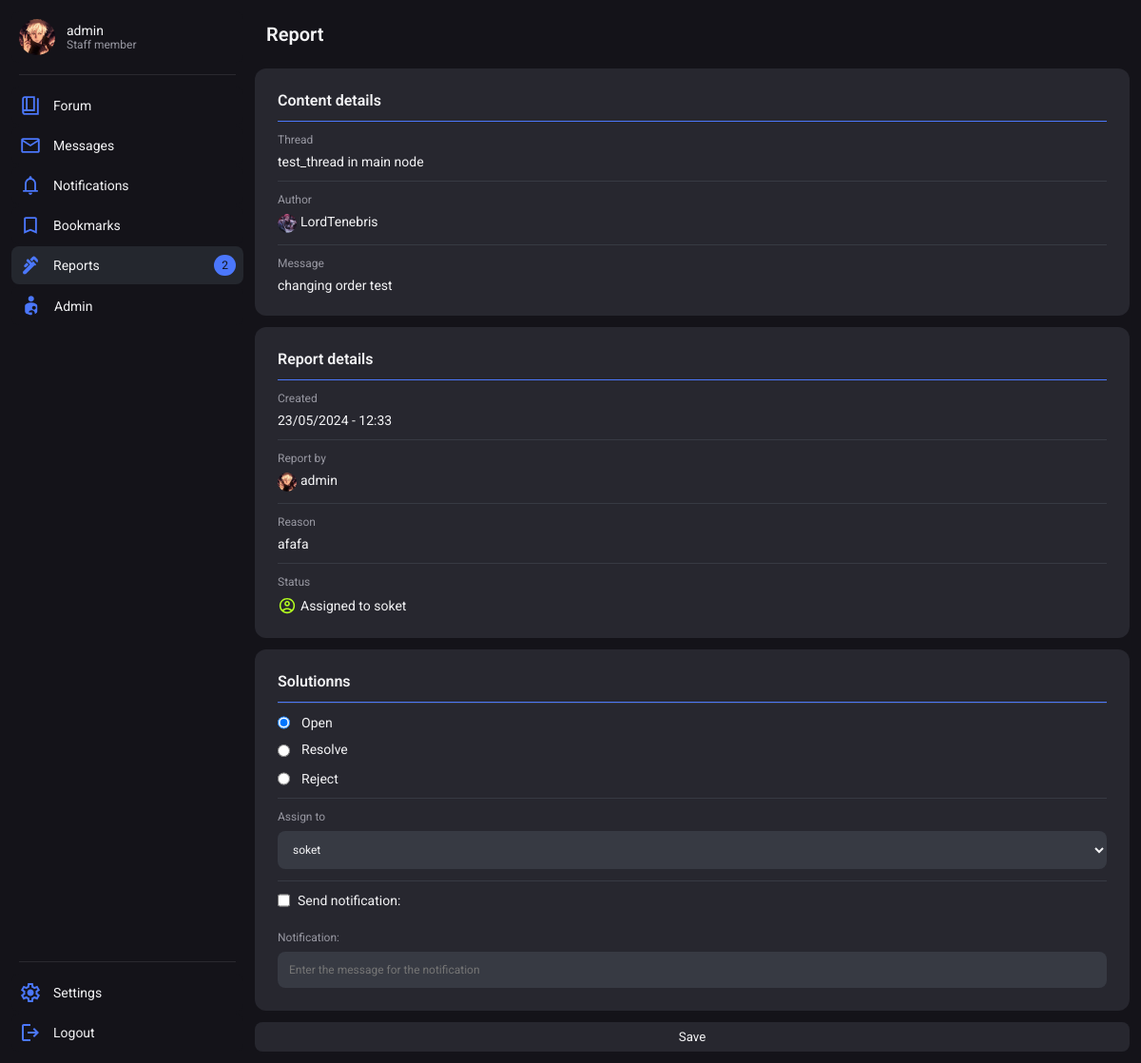
The page /moderation/12/ (signed in) on the database its author committed.
### users/models.py (models this page shows, shortened)
class Profile(models.Model):
    user = models.OneToOneField(User, on_delete=models.CASCADE)
    title = models.CharField(max_length=100, null=True, blank=True, default="Member")
    info = models.CharField(max_length=200, null=True, blank=True)
    profile_picture = models.CharField(max_length=225, null=True, blank=True, default="default.svg")
    warnings = models.SmallIntegerField(default=0)
    active_notifications = models.IntegerField(default=0)
    is_banned = models.BooleanField(default=False)
    banned_by = models.ForeignKey(User, related_name='banned_by', null=True, blank=True, on_delete=models.SET_NULL)
    ban_reason = models.TextField(null=True, blank=True)
    ban_time = models.DateTimeField(null=True, blank=True)

### moderation/models.py (models this page shows, shortened)
class Report(models.Model):
    content = models.ForeignKey(Message, on_delete=models.SET_NULL, null=True, blank=True)
    user = models.ForeignKey(User, on_delete=models.SET_NULL, null=True, blank=True)
    reason = models.TextField()
    is_closed = models.BooleanField(default=False)
    is_resolved = models.BooleanField(default=False)
    is_rejected = models.BooleanField(default=False)
    assigned_to = models.ForeignKey(User, related_name="assigned_to", on_delete=models.SET_NULL, null=True, blank=True, default=None)
    closed_by = models.ForeignKey(User, related_name="closed_by", on_delete=models.SET_NULL, null=True, blank=True, default=None)
    is_notified = models.BooleanField(default=False)
    notification = models.CharField(max_length=250, blank=True, null=True)
    time_changed = models.DateTimeField(null=True, blank=True)
    time_created = models.DateTimeField(default=datetime.now())

### forum/models.py (models this page shows, shortened)
class Message(models.Model):
    thread = models.ForeignKey(Thread, on_delete=models.CASCADE)
    user = models.ForeignKey(User, on_delete=models.CASCADE)
    message = models.TextField()
    is_start = models.BooleanField(default=False)
    upvotes = models.PositiveIntegerField(null=True, blank=True, default=0)
    downvotes = models.PositiveIntegerField(null=True, blank=True, default=0)
    is_solution = models.BooleanField(default=False)
    is_visible = models.BooleanField(default=True)
    deleted_by = models.ForeignKey(User, on_delete=models.SET_NULL, blank=True, null=True, related_name="deleted_by")
    invis_reason = models.TextField(blank=True, null=True)
    time_created = models.DateTimeField(default=datetime.now())
    time_changed = models.DateTimeField(null=True, blank=True)
    changer = models.ForeignKey(User, on_delete=models.SET_NULL, null=True, blank=True, related_name="changer")

class Thread(models.Model):
    user = models.ForeignKey(User, on_delete=models.SET_NULL, null=True)
    title = models.CharField(max_length=225)
    slug = models.SlugField(max_length=225, blank=True, null=True)
    node = models.ForeignKey(Node, on_delete=models.CASCADE)
    is_closed = models.BooleanField(default=False)
    is_visible = models.BooleanField(default=True)
    is_pinned = models.BooleanField(default=False)
    msg_amount = models.IntegerField(blank=True, null=True, default=1)
    invis_reason = models.TextField(blank=True, null=True)
    deleted_by = models.ForeignKey(User, on_delete=models.SET_NULL, null=True, blank=True, related_name="thread_deleted_by")
    time_created = models.DateTimeField(default=datetime.now())
    time_changed = models.DateTimeField(null=True, blank=True)

### moderation/views.py (the view, shortened to what this page needs)
# urls.py: path('<int:id>/', report_details, name="report_details")
@permission_required('moderation.view_report', raise_exception=False)
def report_details(request, id):
    try:
        report = Report.objects.get(id=id)
        desired_permissions = Permission.objects.filter(codename='change_report')
        users_with_permissions = User.objects.filter(
            Q(user_permissions__in=desired_permissions) |
            Q(groups__permissions__in=desired_permissions) |
            Q(is_staff=True)
        ).distinct()
    except:
        return render(request, 'error.html')
    context = {
        "report":report,
        "moderators": users_with_permissions
        }
    return render(request, 'report_details.html', context)

### moderation/templates/report_details.html (shortened to what this page needs)
{% extends 'base.html' %}
{% block style %}
    {% load static %}
    <link rel="stylesheet" href="{% static 'moderation.css' %}">
    <link rel="stylesheet" href="{% static 'forum.css' %}">
{% endblock %}
{% block header %}
    <header>
        <h2 class="title">Report</h2>
    </header>
{% endblock %}
{% block content %}
    <div class="container" style="gap: 12px;">
        <div class="card">
            <div class="wrapper cardHeader">
                <h2 class="cardTitle">Content details</h2>
            </div>
            <div class="cardLine"></div>
            <div class="container cardSection">
                <p class="meta">Thread</p>
                <a class="text" href="{% url 'thread' report.content.thread.node.slug report.content.thread.slug report.content.thread.id %}">{{ report.content.thread.title }}</a>
            </div>
            <div class="cardLine"></div>
            <div class="container cardSection">
                <p class="meta">Author</p>
                <a class="themeCardProfileCon wrapper" href="{% url 'profile_view' report.content.user.id %}">
                    <img src="{{media_url}}{{ report.content.user.profile.profile_picture }}" alt="" class="themeCardSectionProfilePicture">
                    {% if report.content.user.profile.is_banned and perms.users.view_profile %}
                        <p class="text"><del>{{ report.content.user.username }}</del></p>
                    {% else %}
                        <p class="text">{{ report.content.user.username }}</p>
                    {% endif %}
                </a>
            </div>
            <div class="cardLine"></div>
            <div class="container cardSection">
                <p class="meta">Message</p>
                <a class="text" href="{% url 'thread' report.content.thread.node.slug report.content.thread.slug report.content.thread.id %}#{{report.content.id}}">{{ report.content.message }}</a>
            </div>
        </div>
        <div class="card">
            <div class="wrapper cardHeader">
                <h2 class="cardTitle">Report details</h2>
            </div>
            <div class="cardLine"></div>
            <div class="container cardSection">
                <p class="meta">Created</p>
                <p class="text">{{ report.time_created|date:"d/m/Y - H:i" }}</p>
            </div>
            <div class="cardLine"></div>
            <div class="container cardSection">
                <p class="meta">Report by</p>
                <a class="themeCardProfileCon wrapper" href="{% url 'profile_view' report.user.id %}">
                    <img src="{{media_url}}{{report.user.profile.profile_picture}}" alt="" class="themeCardSectionProfilePicture">
                    {% if perms.users.view_profile and report.user.profile.is_banned %}
                        <p class="text"><del>{{ report.user }}</del></p>
                    {% else %}
                        <p class="text">{{ report.user }}</p>
                    {% endif %}
                </a>
            </div>
            <div class="cardLine"></div>
            <div class="container cardSection">
                <p class="meta">Reason</p>
                <p class="text">{{ report.reason }}</p>
            </div>
            <div class="cardLine"></div>
            <div class="container cardSection">
                <p class="meta">Status</p>
                <div class="themeCardProfileCon wrapper">
                    {% if report.is_closed %}
                    <img src="{{media_url}}{{report.closed_by.profile.profile_picture}}" alt="" class="themeCardSectionProfilePicture">
                    <p class="text">
                        {% if report.is_resolved %}
                            resolved
                                {% if perms.users.view_profile and report.closed_by.profile.is_banned %}
                                    (<a class="text" href="{% url 'profile_view' report.closed_by.id %}"><del>{{ report.closed_by.username }}</del></a>)
                                {% else %}
                                    (<a class="text" href="{% url 'profile_view' report.closed_by.id %}">{{ report.closed_by.username }}</a>)
                                {% endif %}
                        {% else %}
                            rejected
                                {% if perms.users.view_profile and report.closed_by.profile.is_banned %}
                                    (<a class="text" href="{% url 'profile_view' report.closed_by.id %}"><del>{{ report.closed_by.username }}</del></a>)
                                {% else %}
                                    (<a class="text" href="{% url 'profile_view' report.closed_by.id %}">{{ report.closed_by.username }}</a>)
                                {% endif %}
                        {% endif %}
                    </p>
                </div>
                {% else %}
                {% if report.assigned_to %}
                <a class="themeCardProfileCon wrapper" style="align-items: center;" href="{% url 'profile_view' report.assigned_to.id %}">
                    <img src="{{media_url}}{{report.assigned_to.profile.profile_picture}}" alt="" class="themeCardSectionProfilePicture">
                    {% if perms.users.view_profile and report.assigned_to.profile.is_banned %}
                        <p class="text">Assigned to <del>{{ report.assigned_to.username }}</del></p>
                    {% else %}
                        <p class="text" >Assigned to {{ report.assigned_to.username }}</p>
                    {% endif %}
                </a>
                {% else %}
                    <p class="text">
                        Opened
                    </p>
                {% endif %}
                {% endif %}
            </div>
        </div>
    </div>
    {% if not report.is_closed %}
        <form class="container" action="{% url 'report_details' report.id %}" method="post" style="gap: 12px;">
            <div class="container reportDetailsForm">
                <div class="cardHeader">
                    <h2 class="cardTitle">Solutionns</h2>
                </div>
                <div class="cardLine"></div>
                <div class="cardLine"></div>
                <div class="container cardSection" style="gap: 12px;">
                    <div class="wrapper" style="gap: 12px;">
                        <input type="radio" name="status" id="open" value="open" checked>
                        <label class="text" for="open">Open</label>
                    </div>
                    <div class="wrapper" style="gap: 12px;">
                        <input type="radio" name="status" id="resolve" value="resolve">
                        <label class="text" for="resolve">Resolve</label> <br>
                    </div>
                    <div class="wrapper" style="gap: 12px;">
                        <input type="radio" name="status" id="reject" value="reject">
                        <label class="text" for="reject">Reject</label>
                    </div>
                </div>
                <div class="cardLine"></div>
                <div class="container cardSection">
                    <label class="meta" for="">Assign to</label>
                    <select class="moderationSelect" name="assigned_to" id="">
                        {% for moderator in moderators %}
                            {% if report.assigned_to and report.assigned_to == moderator %}
                                <option value="{{ moderator.username }}" selected>{{ moderator.username }}</option>
                            {% else %}
                                <option value="{{ moderator.username }}">{{ moderator.username }}</option>
                            {% endif %}
                        {% endfor %}
                    </select>
                </div>
                <div class="cardLine"></div>
                <div class="wrapper cardSection">
                    <input type="checkbox" name="is_notified" id="is_notified">
                    <label class="text" for="is_notified">Send notification:</label>
                </div>
                <div class="container cardSection">
                    <label class="meta" for="notification">Notification:</label>
                    <input class="moderationInput" type="text" name="notification" id="notification" placeholder="Enter the message for the notification" readonly>
                </div>
            </div>
            <button class="largeBtn" type="submit">Save</button>
        </form>
    {% endif %}
{% endblock %}

### base/templates/base.html (shortened to what this page needs)
<!DOCTYPE html>
<html lang="en">
<head>
    {% load static %}
    <link rel="stylesheet" href="{% static 'themes/theme_' %}{{request.user.preference.color_theme}}.css">
    <link rel="stylesheet" href="{% static 'style.css' %}">
    {% block style %}{% endblock %}
</head>
<body>
    <nav>
        {% if request.user.is_authenticated %}
            <div class="container navBtnContainer" id="navConProfile">
                <a class="wrapper navBtn" href="{% url 'profile_view' request.user.id %}">
                    {%  if avatar_path %}
                        <img class="navBtnAvatar" src="{{ avatar_path }}" alt="">
                    {% else %}
                        <img src="{% static 'assets/missing_avatar.svg' %}" alt="">
                    {% endif %}
                    <div class="container">
                        <span class="text">{{ request.user.username }}</span>
                        <span class="meta">{{request.user.profile.title}}</span>
                    </div>
                </a>
            </div>
            <div class="navLine"></div>
            <div class="container navBtnContainer" id="navConMain">
                <a class="wrapper navBtn {% if current_tab == 'forum' %}focus{% endif %}" href="{% url 'forum_main' %}">
                    <span class="text">Forum</span>
                </a>
                <a class="wrapper navBtn space {% if current_tab == 'message' %}focus{% endif %}" href="{% url 'messages_main' %}">
                    <div class="wrapper navBtnMainContainer">
                        <span class="text">Messages</span>
                    </div>
                </a>
                <a class="wrapper navBtn space {% if current_tab == 'notifications' %}focus{% endif %}" href="{% url 'notifications' %}">
                    <div class="wrapper navBtnMainContainer">
                        <span class="text">Notifications</span>
                    </div>
                </a>
                <a class="wrapper navBtn {% if current_tab == 'bookmarks' %}focus{% endif %}" href="{% url 'bookmarks_main' %}">
                    <span class="text">Bookmarks</span>
                </a>
                {% if perms.moderation.view_reports %}
                <a class="wrapper navBtn space {% if current_tab == 'moderation' %}focus{% endif %}" href="{% url 'moderation_main' %}">
                    <div class="wrapper navBtnMainContainer">
                        <span class="text">Reports</span>
                    </div>
                    {% if reports_amount > 0 %}
                        {% if assigned_reports > 0 %}
                            <p class="navNotificationBadge">{{assigned_reports}}/{{reports_amount}}</p>
                        {% else %}
                            <p class="navNotificationBadge">{{reports_amount}}</p>
                        {% endif %}
                    {% endif %}
                </a>
                {% endif %}
                {% if request.user.is_staff %}
                <a class="wrapper navBtn" href="{% url 'admin:index' %}">
                    <span class="text">Admin</span>
                </a>
                {% endif %}
            </div>
            <div class="navLine"></div>
            <div class="container navBtnContainer" id="navConOptions">
                <a class="wrapper navBtn" href="{% url 'profile_edit' request.user.id %}">
                    <span class="text">Settings</span>
                </a>
                <a class="wrapper navBtn" href="{% url 'logout_user' %}">
                    <span class="text">Logout</span>
                </a>
            </div>
        {% endif %}
    </nav>
    <div class="main">
        {% block header %}{% endblock %}
        {% block content %}{% endblock %}
    </div>
</body>
</html>

### rows shown on the page
Report: content.thread "test_thread in main node", content.user.profile.profile_picture (picture), content.user.username "LordTenebris", content.message "changing order test", time_created "23/05/2024 - 12:33", user.profile.profile_picture (picture), user "admin", reason "afafa", assigned_to.profile.profile_picture (placeholder picture), assigned_to.username "soket"

### other values the page prints
{{ request.user.username }} "admin"
{{ request.user.profile.title }} "Staff member"
{{ reports_amount }} "2"
form field assigned_to "soket"
